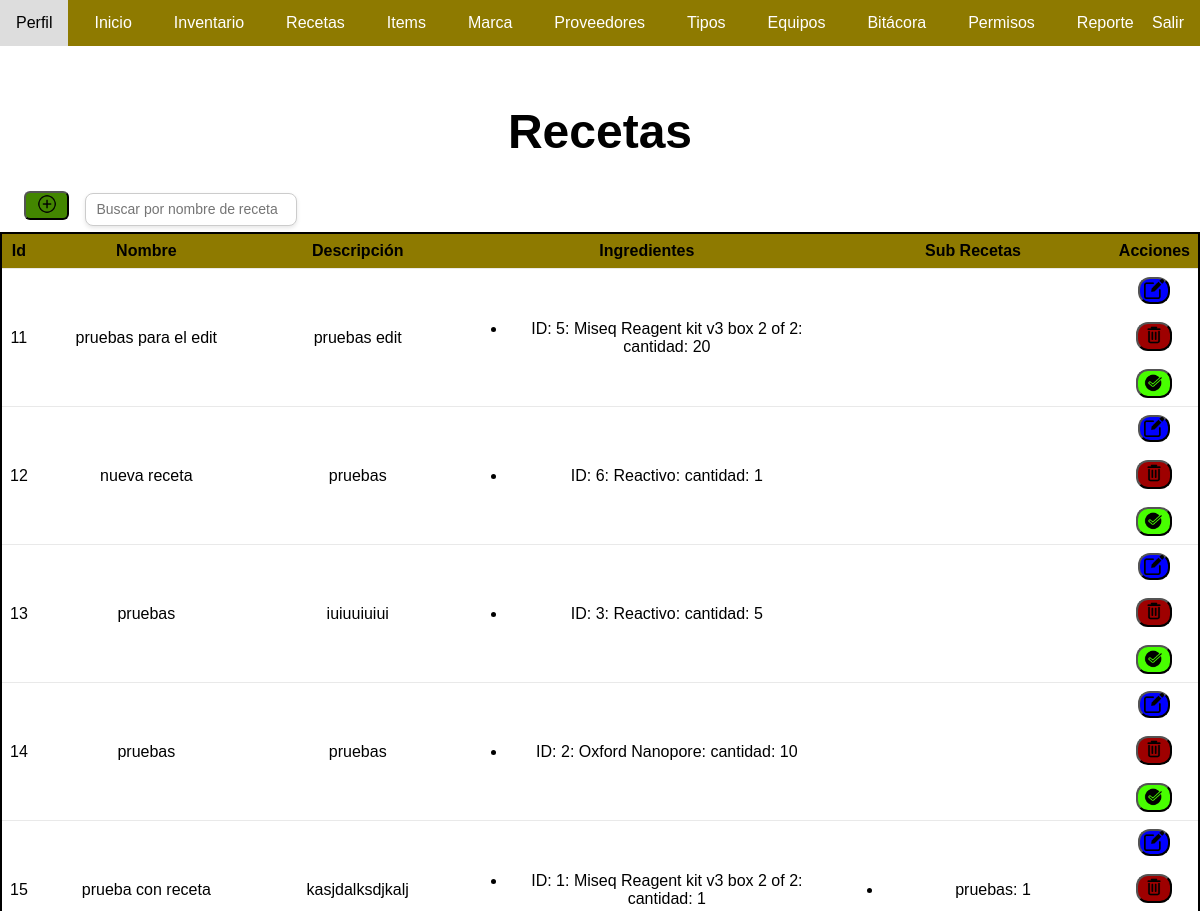
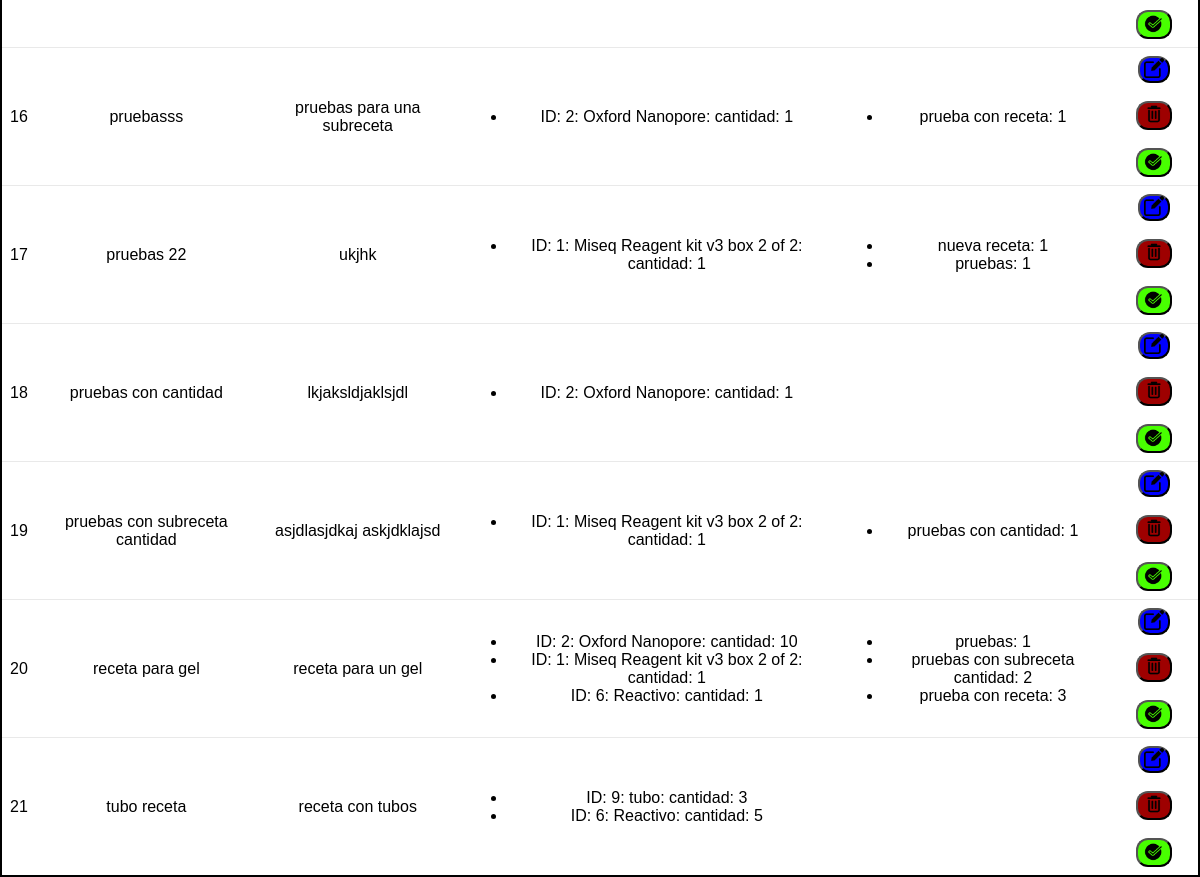
The app's page /recetas/ (signed in) with its own data (2 pictures, top to bottom).
### app/models.py (models this page shows, shortened)
class Receta(models.Model):
    nombre = models.CharField(max_length=100)
    descripcion = models.TextField()
    ingredientes_items = models.ManyToManyField(Item, through='RecetaItem')
    ingredientes_recetas = models.ManyToManyField('self', symmetrical=False, through='RecetaReceta', related_name='subrecetas')
    usuario = models.ForeignKey(User, on_delete=models.SET_NULL, null=True, blank=True)

class RecetaItem(models.Model):
    receta = models.ForeignKey(Receta, on_delete=models.CASCADE)
    item = models.ForeignKey(Item, on_delete=models.CASCADE)
    cantidad = models.IntegerField()
    registro = models.ForeignKey(Registro, on_delete=models.CASCADE, null=True, blank=True)  # Temporalmente permitir nulo

class Registro(models.Model):
    item = models.ForeignKey(Item, on_delete=models.CASCADE)
    cod_barras = models.CharField(max_length=100)
    no_referencia_inv = models.CharField(max_length=100)
    fecha_caducidad = models.DateField(null=True, blank=True)
    lote = models.CharField(max_length=100)
    fecha_recepcion = models.DateField()
    cantidad = models.IntegerField(blank=False, null=False)
    cod = models.CharField(max_length=100)
    status = models.IntegerField()
    usuario = models.ForeignKey(User, on_delete=models.SET_NULL, null=True, blank=True)
    precio = models.DecimalField(max_digits=10, decimal_places=2)

class Item(models.Model):
    nombre = models.CharField(max_length=60, null=False, verbose_name='nombre')
    contenido = models.IntegerField(null=False)
    unidad_de_medida = models.CharField(max_length=30, null=False, verbose_name='unidad_medida')
    stock = models.IntegerField(default=0, blank=True)
    stock_minimo = models.IntegerField(default=0, blank=True)  # Campo agregado
    types = models.ManyToManyField(Type, related_name='items')
    locations = models.ManyToManyField(Location, related_name='items')
    marcas = models.ManyToManyField(Marca, related_name='items')
    proveedores = models.ManyToManyField(Proveedor, related_name='items')
    usuario = models.ForeignKey(User, on_delete=models.SET_NULL, null=True, blank=True)

class RecetaReceta(models.Model):
    receta = models.ForeignKey(Receta, on_delete=models.CASCADE, related_name='receta_principal')
    subreceta = models.ForeignKey(Receta, on_delete=models.CASCADE, related_name='receta_secundaria')
    cantidad = models.IntegerField()

### app/views.py (the view)
# urls.py: path('recetas/', views.recetas, name='recetas'),
@permission_required('app.view_receta')
@login_required
def recetas(request):
    recetas = Receta.objects.all()
    recetas_items = RecetaItem.objects.all()
    recetas_recetas = RecetaReceta.objects.all()
    context = {
        'recetas': recetas,
        'recetas_items': recetas_items,
        'recetas_recetas': recetas_recetas
    }
    return render(request, 'recetas.html', context)

### app/templates/recetas.html (shortened to what this page needs)
{% load static %}
<!DOCTYPE html>
<html lang="en">
<head>
    <link rel="stylesheet" type="text/css" href="{% static 'css/styles.css' %}">
    <link rel="stylesheet" type="text/css" href="{% static 'css/marca.css' %}">
</head>
<body>
    <div class="container">
        <nav class="navbar">
            <ul>
                <li><a href="/perfil/">Perfil</a></li>
                <li><a href="/">Inicio</a></li>
                {%if perms.app.view_registro%}
                <li><a href="/inventario/">Inventario</a></li>
                {%endif%}
                <li><a href="/recetas/">Recetas</a></li>
                {% if perms.app.view_item %}
                <li><a href="{% url 'listar_items' %}">Items</a></li>
                {% endif %}
                {% if perms.app.view_marca %}
                <li><a href="/marca/">Marca</a></li>
                {% endif %}
                {% if perms.app.view_proveedor %}
                <li><a href="/proveedores/">Proveedores</a></li>
                {% endif %}
                {% if perms.app.view_type %}
                <li><a href="/tipos/">Tipos</a></li>
                {% endif %}
                {% if perms.app.view_locatios %}
                <li><a href="/listar-locations/">Equipos</a></li>
                {% endif %}
                {% if perms.app.view_bitacora %}
                <li><a href="/bitacora/">Bitácora</a></li>
                {% endif %}
                {% if perms.app.view_auth_permission %}
                <li><a href="/asignar-permisos/">Permisos</a></li>
                {% endif %}
                <li><a href="/usos-receta/">Reporte</a></li>
                <li>
                    <div class="cerrar-sesion"><a href="{% url 'salir' %}" class="cerrar-sesion">Salir</a></div>
                </li>
            </ul>
        </nav>
        <br><br><br><br>
        <h1>Recetas</h1>
        <button type="button" class='insertar' onclick="window.location.href='{% url 'registrar_receta' %}'" alt="registrar receta">
            <img src="{% static 'imagenes/insertar.png' %}" class="insertar-imagen" alt="registrar item">
        </button>
        <input type="text" id="filtroNombreReceta" placeholder="Buscar por nombre de receta">
        <table class="default">
            <thead>
                <tr>
                    <th>Id</th>
                    <th>Nombre</th>
                    <th>Descripción</th>
                    <th>Ingredientes</th>
                    <th>Sub Recetas</th>
                    <th>Acciones</th>
                </tr>
            </thead>
            <tbody>
                {% for receta in recetas %}
                <tr data-receta-id="{{ receta.id }}" class="receta-row">
                    <td>{{ receta.id }}</td>
                    <td>{{ receta.nombre }}</td>
                    <td>{{ receta.descripcion }}</td>
                    <td>
                        <ul>
                            {% for receta_item in receta.recetaitem_set.all %}
                            <li>ID: {{ receta_item.registro.id }}: {{ receta_item.item.nombre }}: cantidad: {{ receta_item.cantidad }}</li>
                            {% endfor %}
                        </ul>
                    </td>
                    <td>
                        <ul>
                            {% for receta_receta in receta.receta_principal.all %}
                            <li>{{ receta_receta.subreceta.nombre }}: {{ receta_receta.cantidad }}</li>
                            {% endfor %}
                        </ul>
                    </td>
                    <td>
                        <button type="button" onclick="editarReceta('{{ receta.id }}')" class="editar">
                            <img src="{% static 'imagenes/editar.png' %}" alt="Editar">
                        </button>
                        <br><br>
                        <button type="button" class="eliminar" data-receta-id="{{ receta.id }}">
                            <img src="{% static 'imagenes/borrar.png' %}" alt="Eliminar">
                        </button>
                        <br><br>
                        <button type="button" class="usar-receta" data-receta-id="{{ receta.id }}">
                            <img src="{% static 'imagenes/usar.png' %}" alt="usar">
                        </button>
                    </td>
                </tr>
                {% endfor %}
            </tbody>
        </table>
    </div>
</body>
</html>

### app/static/css/styles.css (style rules this page uses)
body { margin: 0; padding: 0%; font-family: Arial, sans-serif; }
.container { width: 100%; margin: auto; overflow: hidden; display: auto; position: relative; }
.navbar { background-color: #8E7A00; overflow: hidden; margin: auto; position: fixed; top: 0; width: 100%; }
.navbar ul { list-style-type: none; margin: 0; padding: 0; overflow: hidden; display: flex; }
.navbar ul li { margin-right: 10px; }
.navbar ul li a { display: block; color: white; text-align: center; padding: 14px 16px; text-decoration: none; }
.navbar ul li a.cerrar-sesion { position: absolute; color: white; text-align: center; padding: 14px 16px; text-decoration: none; right: 0; }

### app/static/css/marca.css (style rules this page uses)
body { margin: 0; padding: 0%; font-family: Arial, sans-serif; }
.navbar { background-color: #8E7A00; overflow: hidden; margin: auto; position: fixed; top: 0; left: 0; width: 100%; }
.navbar ul { list-style-type: none; margin: 0; padding: 0; overflow: hidden; display: flex; }
.navbar ul li { margin-right: 10px; }
.navbar ul li a { display: block; color: white; text-align: center; padding: 14px 16px; text-decoration: none; }
.navbar ul li a.cerrar-sesion { position: absolute; color: white; text-align: center; padding: 14px 16px; text-decoration: none; right: 0; }
.eliminar { background-color: rgb(158, 0, 0); border-radius: 12px; cursor: pointer; }
.eliminar img { width: 20px; height: 20px; }
table { width: 100%; height: 100%; border-collapse: collapse; cursor: default; border: rgb(0, 0, 0) 2px solid; }
th, td { padding: 8px; text-align: center; border-bottom: 1px solid rgba(194, 192, 192, 0.356) }
th { background-color: #8E7A00; color: rgb(0, 0, 0); position: sticky; top: 0; }
.editar { background-color: blue; border-radius: 12px; cursor: pointer; padding: 0; width: 32px; }
.editar img { width: 20px; height: 20px; }
h1 { text-align: center; font-size: xxx-large; }
.insertar { width: 45px; position: static; margin-right: 1%; cursor: pointer; background-color: rgb(67, 134, 0); border-radius: 6px; margin-bottom: 1%; margin-left: 2%; }
.insertar-imagen { width: 20px; height: 20px; }
.usar-receta { background-color: rgb(72, 255, 0); border-radius: 12px; cursor: pointer; }
.usar-receta img { width: 20px; height: 20px; }
#filtroNombreReceta { color: #000000; width: 190px; height: 21px; border-radius: 8px; padding: 5px 10px; border: 1px solid #ccc; box-shadow: 0 2px 4px rgba(0, 0, 0, 0.1); font-size: 14px; transition: all 0.3s ease; }

### records on screen
Receta: id "11", nombre "pruebas para el edit", descripcion "pruebas edit"
RecetaItem: registro.id "5", item.nombre "Miseq Reagent kit v3 box 2 of 2", cantidad "20"
Receta: id "12", nombre "nueva receta", descripcion "pruebas"
RecetaItem: registro.id "6", item.nombre "Reactivo", cantidad "1"
Receta: id "13", nombre "pruebas", descripcion "iuiuuiuiui"
RecetaItem: registro.id "3", item.nombre "Reactivo", cantidad "5"
Receta: id "14", nombre "pruebas", descripcion "pruebas"
RecetaItem: registro.id "2", item.nombre "Oxford Nanopore", cantidad "10"
Receta: id "15", nombre "prueba con receta", descripcion "kasjdalksdjkalj"
RecetaItem: registro.id "1", item.nombre "Miseq Reagent kit v3 box 2 of 2", cantidad "1"
RecetaReceta: subreceta.nombre "pruebas", cantidad "1"
Receta: id "16", nombre "pruebasss", descripcion "pruebas para una subreceta"
RecetaItem: registro.id "2", item.nombre "Oxford Nanopore", cantidad "1"
RecetaReceta: subreceta.nombre "prueba con receta", cantidad "1"
Receta: id "17", nombre "pruebas 22", descripcion "ukjhk"
RecetaItem: registro.id "1", item.nombre "Miseq Reagent kit v3 box 2 of 2", cantidad "1"
RecetaReceta: subreceta.nombre "nueva receta", cantidad "1"
RecetaReceta: subreceta.nombre "pruebas", cantidad "1"
Receta: id "18", nombre "pruebas con cantidad", descripcion "lkjaksldjaklsjdl"
RecetaItem: registro.id "2", item.nombre "Oxford Nanopore", cantidad "1"
Receta: id "19", nombre "pruebas con subreceta cantidad", descripcion "asjdlasjdkaj askjdklajsd"
RecetaItem: registro.id "1", item.nombre "Miseq Reagent kit v3 box 2 of 2", cantidad "1"
RecetaReceta: subreceta.nombre "pruebas con cantidad", cantidad "1"
Receta: id "20", nombre "receta para gel", descripcion "receta para un gel"
RecetaItem: registro.id "2", item.nombre "Oxford Nanopore", cantidad "10"
RecetaItem: registro.id "1", item.nombre "Miseq Reagent kit v3 box 2 of 2", cantidad "1"
RecetaItem: registro.id "6", item.nombre "Reactivo", cantidad "1"
RecetaReceta: subreceta.nombre "pruebas", cantidad "1"
RecetaReceta: subreceta.nombre "pruebas con subreceta cantidad", cantidad "2"
RecetaReceta: subreceta.nombre "prueba con receta", cantidad "3"
Receta: id "21", nombre "tubo receta", descripcion "receta con tubos"
RecetaItem: registro.id "9", item.nombre "tubo", cantidad "3"
RecetaItem: registro.id "6", item.nombre "Reactivo", cantidad "5"
